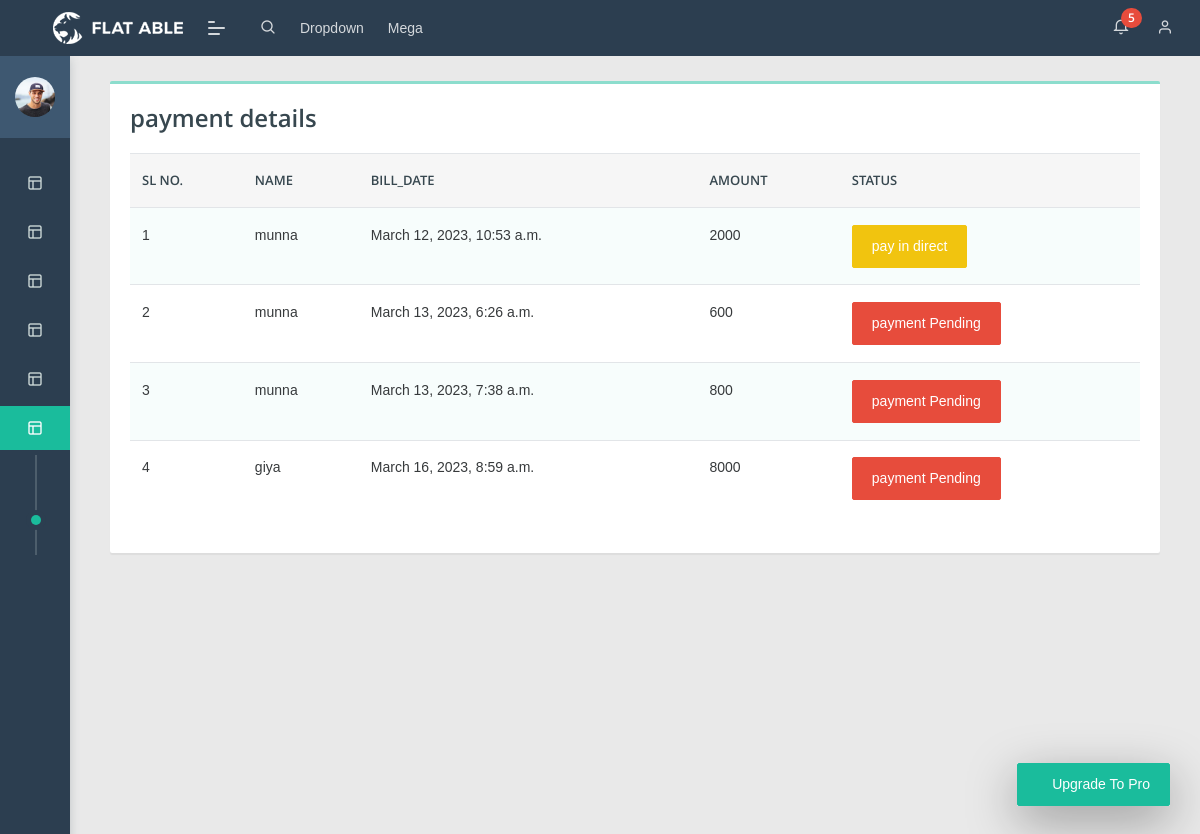
/view_bill (signed in), run on the app's committed database.
### homeservice_app/models.py (models this page shows)
class Bill(models.Model):
    name = models.ForeignKey(register1, on_delete=models.CASCADE)
    bill_date = models.DateTimeField(auto_now_add=True)
    amount = models.IntegerField()
    paid_on = models.DateField(auto_now=True)
    status = models.IntegerField(default=0)

class register1(models.Model):
    user=models.OneToOneField(Login,on_delete=models.CASCADE)
    name=models.CharField(max_length=100)
    address=models.CharField(max_length=40)
    mobile=models.CharField(max_length=10,null=False)
    email=models.EmailField()
    def __str__(self):
        return self.name

### homeservice_app/views.py (the view)
# urls.py: path("view_bill", views.view_bill, name="view_bill"),
@login_required(login_url='loginpage')
def view_bill(request):
    bill = Bill.objects.all()
    print(bill)
    return render(request, 'admin/view_payment_details.html', {'bill': bill})

### templates/admin/view_payment_details.html
{% extends 'admin/admin base.html' %}
{% load crispy_forms_tags %}
{% block content %}
<div class="col-lg-12 grid-margin stretch-card">
              <div class="card">
                <div class="card-body">
                  <h4 class="card-title">payment details</h4>
                  <div class="table-responsive">
                    <table class="table table-striped">
                      <thead>
                        <tr>
                          <th>SL NO.</th>
                          <th>NAME</th>
                          <th>BILL_DATE</th>
                          <th>AMOUNT</th>
                          <th>STATUS</th>
                        </tr>
                      </thead>
                      <tbody>
                      {% for i in bill %}
                        <tr>
                          <td>{{forloop.counter}}</td>
                          <td>{{ i.name }}</td>
                          <td>{{ i.bill_date }}</td>
                          <td>{{ i.amount }}</td>
                          <td>
                              {% if i.status == 0 %}
                        <button type="button" class="btn btn-danger">payment Pending</button>
                        {% elif i.status == 1 %}
                        <button type="button" class="btn btn-success">payment Confirmed</button>
                         {% elif i.status == 2 %}
                        <button type="button" class="btn btn-warning">pay in direct</button>
                              {% endif %}
                          </td>
                        </tr>
                      {% endfor %}
                      </tbody>
                    </table>
                  </div>
                </div>
              </div>
            </div>
{% endblock %}

### data on the page
Bill: name "munna", bill_date "March 12, 2023, 10:53 a.m.", amount "2000", status "pay in direct"
Bill: name "munna", bill_date "March 13, 2023, 6:26 a.m.", amount "600", status "payment Pending"
Bill: name "munna", bill_date "March 13, 2023, 7:38 a.m.", amount "800", status "payment Pending"
Bill: name "giya", bill_date "March 16, 2023, 8:59 a.m.", amount "8000", status "payment Pending"
